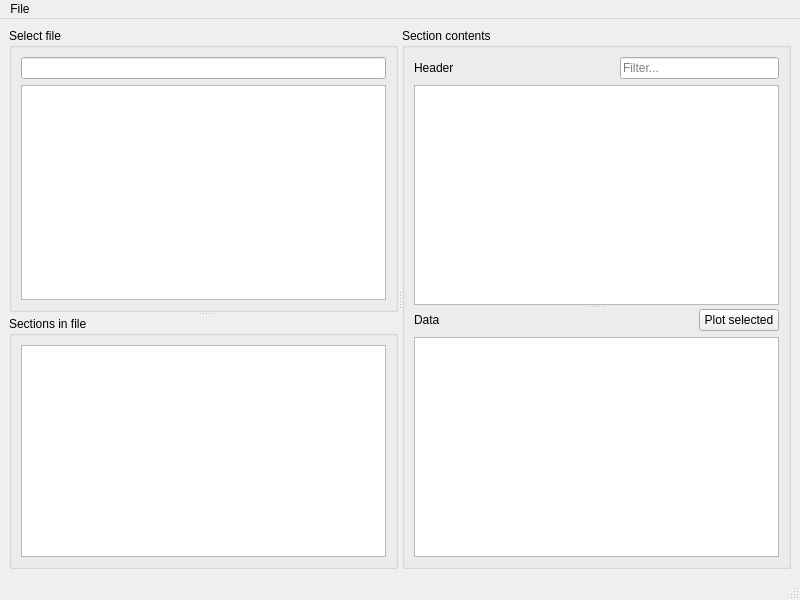
<?xml version="1.0" encoding="UTF-8"?>
<ui version="4.0">
 <class>MainWindow</class>
 <widget class="QMainWindow" name="MainWindow">
  <property name="geometry">
   <rect>
    <x>0</x>
    <y>0</y>
    <width>800</width>
    <height>600</height>
   </rect>
  </property>
  <property name="windowTitle">
   <string>MainWindow</string>
  </property>
  <widget class="QWidget" name="centralwidget">
   <layout class="QVBoxLayout" name="verticalLayout_3">
    <item>
     <widget class="QSplitter" name="splitter_3">
      <property name="orientation">
       <enum>Qt::Horizontal</enum>
      </property>
      <widget class="QSplitter" name="splitter">
       <property name="orientation">
        <enum>Qt::Vertical</enum>
       </property>
       <widget class="QGroupBox" name="fileGroup">
        <property name="title">
         <string>Select file</string>
        </property>
        <layout class="QHBoxLayout" name="horizontalLayout">
         <item>
          <layout class="QVBoxLayout" name="verticalLayout">
           <item>
            <widget class="QLineEdit" name="url"/>
           </item>
           <item>
            <widget class="QListView" name="files">
             <property name="sizePolicy">
              <sizepolicy hsizetype="Minimum" vsizetype="Expanding">
               <horstretch>0</horstretch>
               <verstretch>0</verstretch>
              </sizepolicy>
             </property>
            </widget>
           </item>
          </layout>
         </item>
        </layout>
       </widget>
       <widget class="QGroupBox" name="sectionsGroup">
        <property name="title">
         <string>Sections in file</string>
        </property>
        <layout class="QVBoxLayout" name="verticalLayout_4">
         <item>
          <widget class="QTableView" name="sections">
           <property name="sizePolicy">
            <sizepolicy hsizetype="Minimum" vsizetype="Expanding">
             <horstretch>0</horstretch>
             <verstretch>0</verstretch>
            </sizepolicy>
           </property>
          </widget>
         </item>
        </layout>
       </widget>
      </widget>
      <widget class="QGroupBox" name="dataGroup">
       <property name="title">
        <string>Section contents</string>
       </property>
       <layout class="QVBoxLayout" name="verticalLayout_6">
        <item>
         <widget class="QSplitter" name="splitter_2">
          <property name="orientation">
           <enum>Qt::Vertical</enum>
          </property>
          <widget class="QWidget" name="layoutWidget">
           <layout class="QVBoxLayout" name="verticalLayout_5">
            <item>
             <layout class="QHBoxLayout" name="horizontalLayout_3">
              <item>
               <widget class="QLabel" name="label">
                <property name="text">
                 <string>Header</string>
                </property>
               </widget>
              </item>
              <item>
               <spacer name="horizontalSpacer_2">
                <property name="orientation">
                 <enum>Qt::Horizontal</enum>
                </property>
                <property name="sizeHint" stdset="0">
                 <size>
                  <width>40</width>
                  <height>20</height>
                 </size>
                </property>
               </spacer>
              </item>
              <item>
               <widget class="QLineEdit" name="filterHeader">
                <property name="placeholderText">
                 <string>Filter...</string>
                </property>
               </widget>
              </item>
             </layout>
            </item>
            <item>
             <widget class="QTableView" name="header"/>
            </item>
           </layout>
          </widget>
          <widget class="QWidget" name="layoutWidget">
           <layout class="QVBoxLayout" name="verticalLayout_2">
            <item>
             <layout class="QHBoxLayout" name="horizontalLayout_2">
              <item>
               <widget class="QLabel" name="label_2">
                <property name="text">
                 <string>Data</string>
                </property>
               </widget>
              </item>
              <item>
               <spacer name="horizontalSpacer">
                <property name="orientation">
                 <enum>Qt::Horizontal</enum>
                </property>
                <property name="sizeHint" stdset="0">
                 <size>
                  <width>40</width>
                  <height>20</height>
                 </size>
                </property>
               </spacer>
              </item>
              <item>
               <widget class="QPushButton" name="plotButton">
                <property name="text">
                 <string>Plot selected</string>
                </property>
               </widget>
              </item>
             </layout>
            </item>
            <item>
             <widget class="QTableView" name="contents"/>
            </item>
           </layout>
          </widget>
         </widget>
        </item>
       </layout>
      </widget>
     </widget>
    </item>
   </layout>
  </widget>
  <widget class="QMenuBar" name="menubar">
   <property name="geometry">
    <rect>
     <x>0</x>
     <y>0</y>
     <width>800</width>
     <height>23</height>
    </rect>
   </property>
   <widget class="QMenu" name="menuFile">
    <property name="title">
     <string>File</string>
    </property>
    <addaction name="actionQuit"/>
   </widget>
   <addaction name="menuFile"/>
  </widget>
  <widget class="QStatusBar" name="statusbar"/>
  <action name="actionOpen">
   <property name="text">
    <string>Open</string>
   </property>
  </action>
  <action name="actionQuit">
   <property name="text">
    <string>Quit</string>
   </property>
  </action>
 </widget>
 <resources/>
 <connections>
  <connection>
   <sender>actionQuit</sender>
   <signal>triggered()</signal>
   <receiver>MainWindow</receiver>
   <slot>close()</slot>
   <hints>
    <hint type="sourcelabel">
     <x>-1</x>
     <y>-1</y>
    </hint>
    <hint type="destinationlabel">
     <x>399</x>
     <y>299</y>
    </hint>
   </hints>
  </connection>
 </connections>
</ui>
